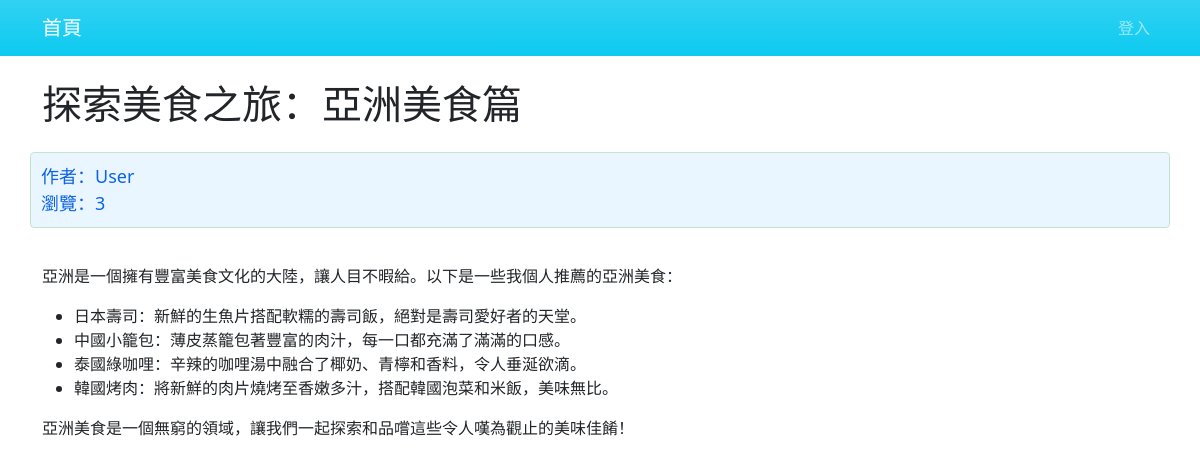
The page /article/article-detail/32/ on the database its author committed.
### article/models.py (models this page shows, shortened)
class ArticlePost(models.Model):
    author = models.ForeignKey(User, on_delete=models.CASCADE)
    title = models.CharField(max_length=100)
    body = models.TextField()
    created = models.DateTimeField(default=timezone.now)
    total_views = models.PositiveIntegerField(default=0)
    class Meta:
        ordering = ('-created',)

### article/views.py (the view)
# urls.py: path('article-detail/<int:id>/', views.article_detail, name='article_detail'),
def article_detail(request, id):
    article = ArticlePost.objects.get(id=id)
    article.total_views += 1
    article.save(update_fields=['total_views'])
    article.body = markdown.markdown(article.body, extensions=['markdown.extensions.extra', 'markdown.extensions.codehilite'])
    context = {'article': article}
    return render(request, 'article/detail.html', context)

### templates/article/detail.html (shortened to what this page needs)
{% extends "base.html" %}
{% load %}
{% block content %}
<div class="container">
    <div class="row">
        <h1 class="col-12 mt-4 mb-4">{{ article.title }}</h1>
        <div class="col-12 alert alert-success">
            作者：{{ article.author }}
            <br>
            瀏覽：{{ article.total_views }}
        </div>
        <div class="col-12">
            <p>{{ article.body|safe }}</p>
        </div>
    </div>
</div>
{% endblock content %}

### static/style.css (style rules this page uses)
.alert-success { font-size: large; background-color: #eaf6ff; color: #0c63e4; border-color: #c3e6cb; padding: 10px; margin-bottom: 20px; }

### rows shown on the page
ArticlePost: title "探索美食之旅：亞洲美食篇", author "User", total_views "3", body "亞洲是一個擁有豐富美食文化的大陸，讓人目不暇給。以下是一些我個人推薦的亞洲美食： 日本壽司：新鮮的生魚片搭配軟糯的壽司飯，絕對是壽司愛好者的天堂。 中國小籠包：薄皮蒸籠包著豐富的肉汁，每一口都充滿了滿滿的口感。 泰國綠咖哩：辛辣的咖哩湯中融合了椰奶、青檸和香料，令人垂涎欲滴。 韓國烤肉：將新鮮的肉片燒烤至香嫩多汁，搭配韓國泡菜和米飯，美味無比。 亞洲美食是一個無窮的領域，讓我們一起探索和品嚐這些令人嘆為觀止的美味佳餚！"
